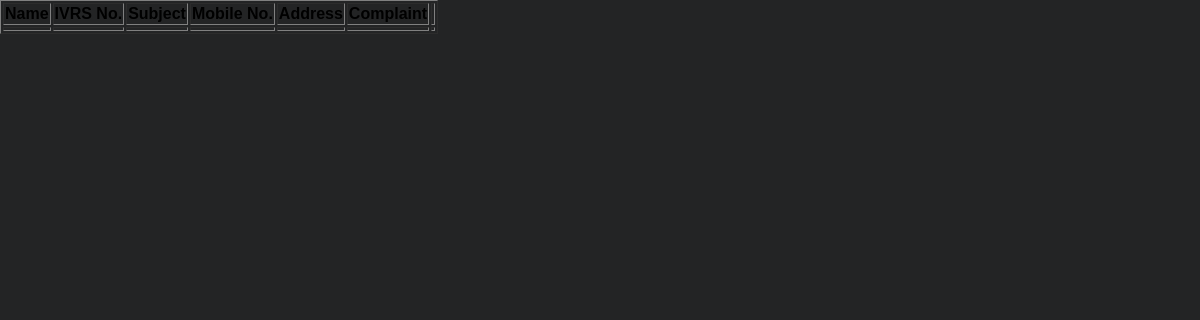
The page /srch.php on the database as committed earlier.
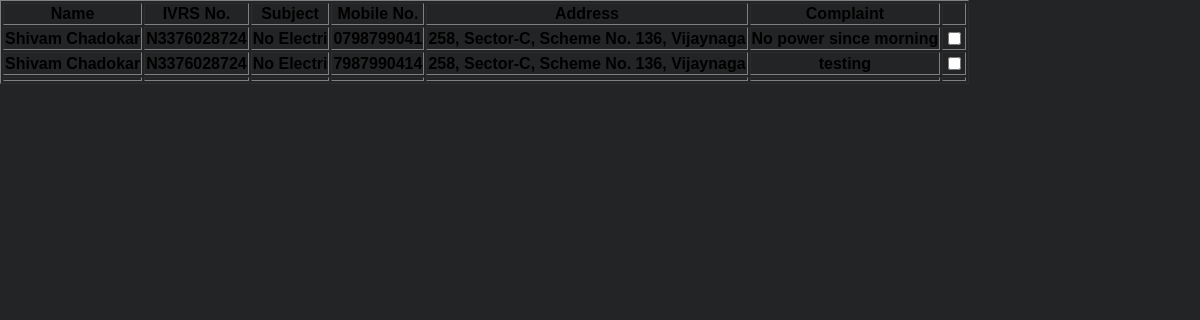
The same page on the database as committed later.
### tables this page shows
CREATE TABLE `complaint` (
  `Name` char(20) NOT NULL,
  `IVRSNo.` char(20) NOT NULL,
  `Subject` char(10) NOT NULL,
  `Mobile No.` char(20) NOT NULL,
  `Address` char(40) NOT NULL,
  `complain` varchar(5000) NOT NULL
);

### srch.php (the view, shortened to what this page needs)
<?php
require('connection.php');
$records = "SELECT `Name`, `IVRSNo.`, `Subject`, `Mobile No.`, `Address`, `complain` FROM `complaint`;";
$result = mysqli_query($con,$records);
$arr = array();
if($result){
    while($row = mysqli_fetch_assoc($result)){
        array_push($arr,$row);
    }
}
?>
<html>
    <head>
        <link rel="stylesheet" href="style.css">
    </head>
    <body>
        <table  class="table" border="1">
            <tr class="">
                <th class="">Name</th>
                <th class="">IVRS No.</th>
                <th class="">Subject</th>
                <th class="">Mobile No.</th>
                <th class="">Address</th>
                <th class="">Complaint</th>
                <th></th>
            </tr>
            <?php
            foreach($arr as $value){
                $name=$value['Name'];
                $ivrs=$value['IVRSNo.'];
                $subject=$value['Subject'];
                $mob=$value['Mobile No.'];
                $address=$value['Address'];
                $complain=$value['complain'];
                echo("<tr>
                <th>$name</th>
                <th>$ivrs</th>
                <th>$subject</th>
                <th>$mob</th>
                <th>$address</th>
                <th>$complain</th>
                <th><input type='checkbox' onclick='sub.php'></th>
            </tr>");
            }
            ?>
            <tr>
                <th></th>
                <th></th>
                <th></th>
                <th></th>
                <th></th>
                <th></th>
                <th></th>
            </tr>
        </table>
    </body>
</html>

### style.css (style rules this page uses)
body { margin: 0; padding: 0; overflow: hidden; background-color: #232425; }
input::placeholder { font-size: 22px; text-transform: none; font-family: 'Oxanium'; color: white; }
body { font-family: Arial, Helvetica, sans-serif; }
* { box-sizing: border-box; }
::placeholder { font-family: 'docs-Roboto', Helvetica, Arial, sans-serif; }

Rows that differ between the two databases and show on the page:
added complaint: Name "Shivam Chadokar", value "N3376028724", Subject "No Electri", value "0798799041", Address "258, Sector-C, Scheme No. 136, Vijaynaga", complain "No power since morning"
added complaint: Name "Shivam Chadokar", value "N3376028724", Subject "No Electri", value "7987990414", Address "258, Sector-C, Scheme No. 136, Vijaynaga", complain "testing"
